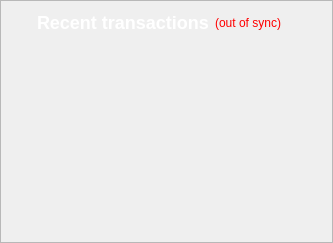
        <widget class="QFrame" name="frame_2">
         <property name="frameShape">
          <enum>QFrame::StyledPanel</enum>
         </property>
         <property name="frameShadow">
          <enum>QFrame::Raised</enum>
         </property>
         <layout class="QVBoxLayout" name="verticalLayout">
          <item>
           <layout class="QHBoxLayout" name="horizontalLayout_2">
            <item>
             <widget class="QLabel" name="label_4">
			 			  <property name="styleSheet">
               <string notr="true">QLabel { color: white; font-size:18px;}</string>
              </property>
			                <property name="font">
               <font>
                <weight>75</weight>
                <bold>true</bold>
               </font>
              </property>
              <property name="text">
               <string>     Recent transactions</string>
              </property>
             </widget>
            </item>
            <item>
             <widget class="QLabel" name="labelTransactionsStatus">
              <property name="cursor">
               <cursorShape>WhatsThisCursor</cursorShape>
              </property>
              <property name="toolTip">
               <string>The displayed information may be out of date. Your wallet automatically synchronizes with the TransFast network after a connection is established, but this process has not completed yet.</string>
              </property>
              <property name="styleSheet">
               <string notr="true">QLabel { color: red; }</string>
              </property>
              <property name="text">
               <string notr="true">(out of sync)</string>
              </property>
              <property name="alignment">
               <set>Qt::AlignRight|Qt::AlignTrailing|Qt::AlignVCenter</set>
              </property>
             </widget>
            </item>
            <item>
             <spacer name="horizontalSpacer">
              <property name="orientation">
               <enum>Qt::Horizontal</enum>
              </property>
              <property name="sizeHint" stdset="0">
               <size>
                <width>40</width>
                <height>20</height>
               </size>
              </property>
             </spacer>
            </item>
           </layout>
          </item>
          <item>
           <widget class="QListView" name="listTransactions">
		   			 			  <property name="styleSheet">
               <string notr="true">QLabel { color: white; font-size:14px;}</string>
              </property>
			                <property name="font">
               <font>
                <weight>75</weight>
                <bold>true</bold>
               </font>
              </property>
            <property name="styleSheet">
             <string notr="true">QListView { background: transparent; }</string>
            </property>
            <property name="frameShape">
             <enum>QFrame::NoFrame</enum>
            </property>
            <property name="verticalScrollBarPolicy">
             <enum>Qt::ScrollBarAlwaysOff</enum>
            </property>
            <property name="horizontalScrollBarPolicy">
             <enum>Qt::ScrollBarAlwaysOff</enum>
            </property>
            <property name="selectionMode">
             <enum>QAbstractItemView::NoSelection</enum>
            </property>
           </widget>
          </item>
         </layout>
        </widget>
